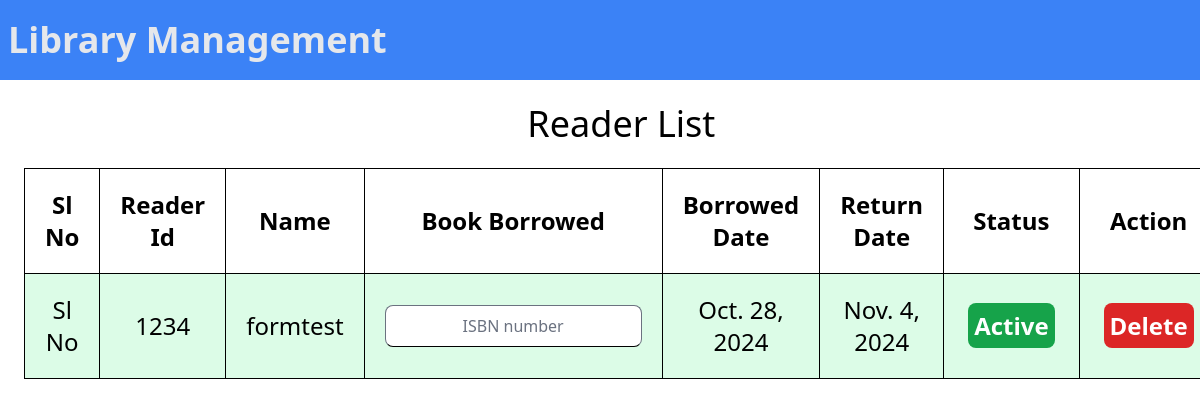
The page /reader/1/ (signed in) on the database as committed earlier.
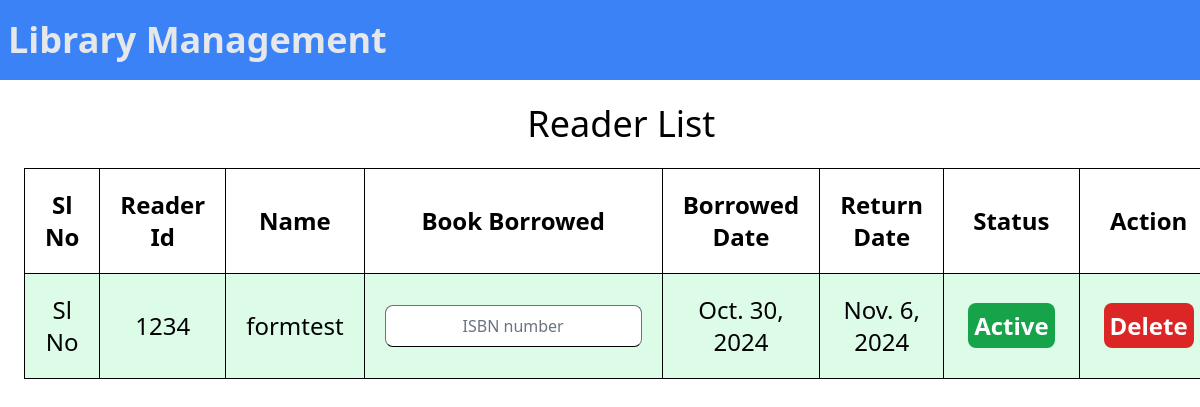
The same page on the database as committed later.
### libapp/models.py (models this page shows, shortened)
class Reader(models.Model):
    reader_id=models.CharField(max_length=200)
    reader_name=models.CharField(max_length=200)
    email=models.EmailField(max_length=200)
    contact_no=models.IntegerField()
    address=models.TextField()
    active=models.BooleanField(default=True)
    book_borrowed=models.ForeignKey(Book,on_delete=models.SET_NULL,null=True,blank=True)
    date_borrowed=models.DateField(null=True,blank=True)
    return_date=models.DateField(null=True,blank=True)
    created_at=models.DateTimeField(auto_now_add=True)

### libapp/views.py (the view, shortened to what this page needs)
# urls.py: path('reader/<str:pk>/', views.reader,name='reader'),
@login_required(login_url='login')
def reader(request,pk):
    return render(request,'libapp/reader.html',context={
        'Readers':Reader.objects.all()
    })

### libapp/templates/libapp/reader.html (shortened to what this page needs)
{% load static %}
{% load static tailwind_tags %}
<!DOCTYPE html>
<html lang="en">
<head>
    {% tailwind_css %}
</head>
<body>
    <nav class="flex bg-blue-500 py-3 w-full justify-between">
        <a href="{% url 'home' %}" class="m-2 font-bold text-4xl text-gray-200 justify-start">Library Management</a>
    </nav>
    <div class="flex border-black">
        <div class="flex flex-col justify-center border-black m-6 w-full">
            <h2 class="text-center text-4xl mb-6">Reader List</h2>
            <table class="border border-black text-2xl">
                <tr class="text-center ">
                    <th class="p-5 border border-black">Sl No</th>
                    <th class="p-5 border border-black">Reader Id</th>
                    <th class="p-5 border border-black">Name</th>
                    <th class="p-5 border border-black">Book Borrowed</th>
                    <th class="p-5 border border-black">Borrowed Date</th>
                    <th class="p-5 border border-black">Return Date</th>
                    <th class="p-5 border border-black">Status</th>
                    <th class="p-5 border border-black">Action</th>
                </tr>
                {% for reader in Readers %}
                <tr {% if reader.active %}
                    class="text-center bg-green-100"
                    {% else %}
                    class="text-center bg-red-100"
                    {% endif %}>
                    <td class="p-5 border border-black">Sl No</td>
                    <td class="p-5 border border-black">{{reader.reader_id}}</td>
                    <td class="p-5 border border-black">{{reader.reader_name}}</td>
                    <td class="p-5 border border-black">
                        {% if reader.book_borrowed == NULL %}
                        <form action="{% url 'reader' reader.id %}" method="post">
                            <input class="border border-b-black rounded-lg placeholder:text-center text-center"
                                type="text" placeholder="ISBN number" name="no">
                        </form>
                        {% else %}
                        {{reader.book_borrowed}}
                        {% endif %}
                    </td>
                    <td class="p-5 border border-black">{{reader.date_borrowed}}</td>
                    <td class="p-5 border border-black">{{reader.return_date}}</td>
                    <td class="p-5 border border-black">
                        {% if reader.active %}
                        <a class="mx-1 py-1.5 px-1.5  rounded-lg bg-green-600 font-semibold text-white hover:bg-green-700 "
                            href="{% url 'togglestatus' reader.id %}">Active</a>
                        {% else %}
                        <a class="mx-1 py-1.5 px-1.5  rounded-lg bg-red-600 font-semibold text-white hover:bg-red-700 "
                            href="{% url 'togglestatus' reader.id %}">Inactive</a>
                        {% endif %}
                    </td>
                    <td class="p-5 border border-black">
                        <div>
                            <a class="mx-1 py-1.5 px-1.5  rounded-lg bg-red-600 font-semibold text-white hover:bg-red-700 "
                            href="{% url 'deleteuser' reader.id %}">Delete</a>
                        </div>
                    </td>
                </tr>
                {% endfor %}
            </table>
        </div>
    </div>
</body>
</html>

Rows that differ between the two databases and show on the page:
changed Reader "formtest": date_borrowed "Oct. 28, 2024" → "Oct. 30, 2024"; return_date "Nov. 4, 2024" → "Nov. 6, 2024"
